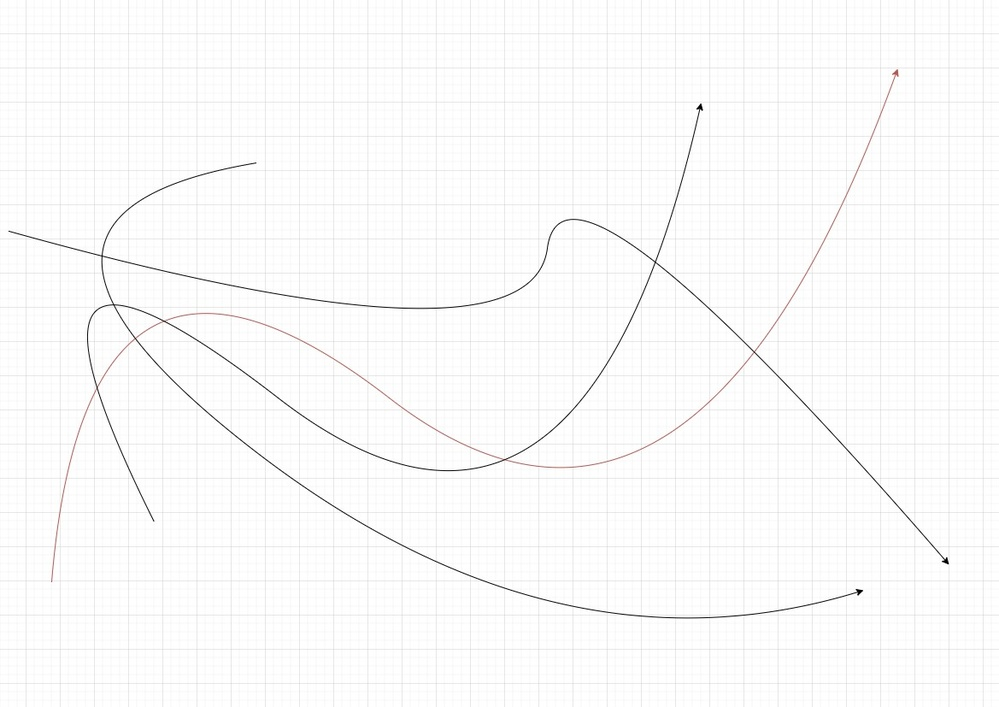
#> input picture exp_others/test2.jpg, 999 x 707 px, shrunk from 1169 x 827 before the run
$ python canny.py
#> lines starting #> are read from the running program, lines starting #| are printed output that depends on the picture; after the words box and inside, x2 and y2 are one past the last pixel; in counts of white or black regions, pixels touching at a corner belong together
import cv2
import cv2.version
import numpy as np
import matplotlib.pylab as plt

# print(cv2.version.opencv_version)

raw_image = cv2.imread("test2.jpg")
#> raw_image is the input picture: shape (707, 999, 3); mean B, G, R 250.8, 250.8, 250.9

gray_image = cv2.cvtColor(raw_image, cv2.COLOR_BGR2GRAY)
value, threshold = cv2.threshold(gray_image, 200, 255, cv2.THRESH_BINARY_INV)
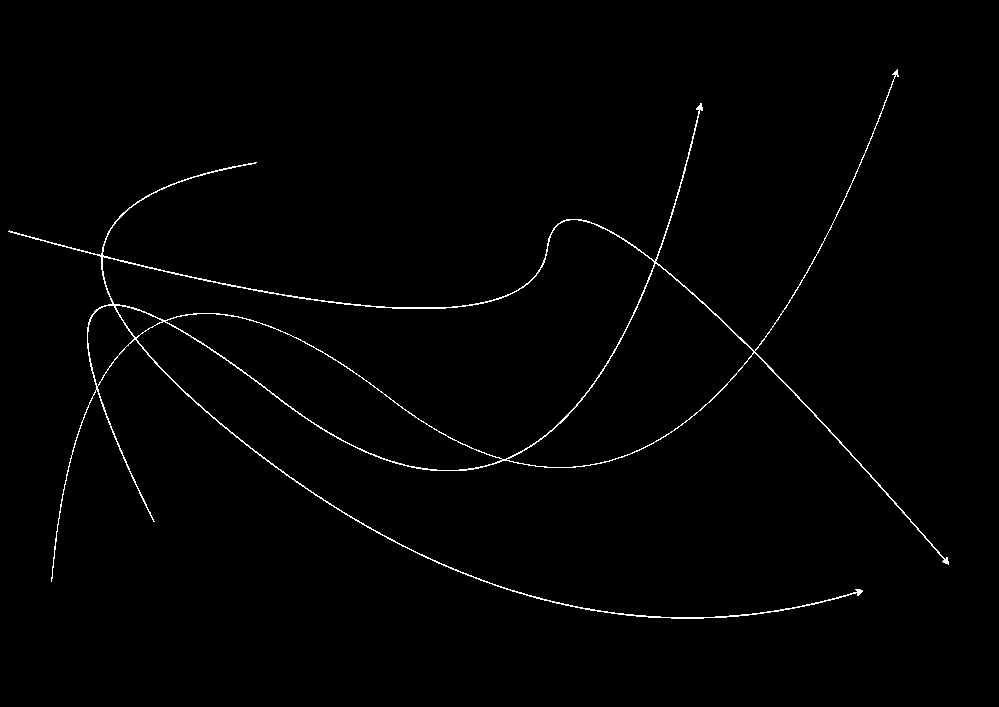
#> threshold: shape (707, 999); 0.99% white in thin lines or dots, all inside (x1, y1, x2, y2) = (8, 69, 949, 619)

edges = cv2.Canny(threshold, 100, 300)
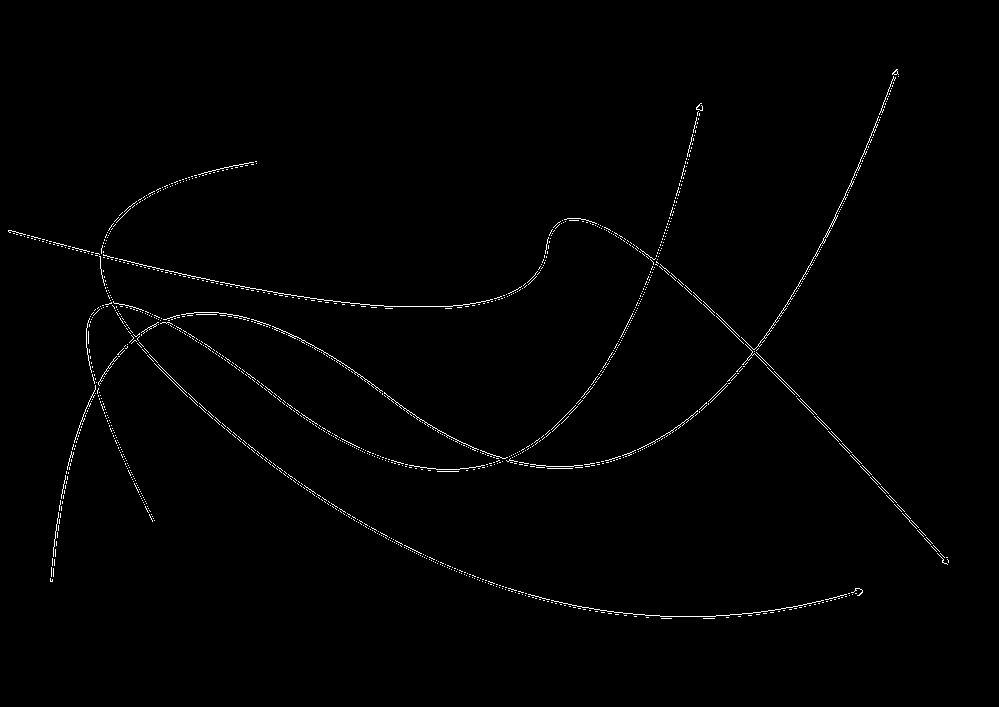
#> edges: shape (707, 999); 0.88% white in thin lines or dots, all inside (x1, y1, x2, y2) = (8, 69, 949, 619)

plt.subplot(121)
plt.title("edges")
plt.imshow(edges, cmap="gray")
plt.xticks([]), plt.yticks([])

plt.subplot(122)
plt.title("threshold image")
plt.imshow(threshold, cmap="gray")
plt.xticks([]), plt.yticks([])

plt.show()
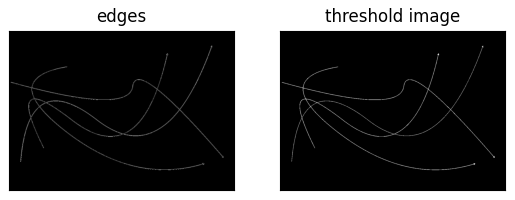
#> figure drawn by matplotlib, 2 panels

$ run again, with exp_others/test3.jpg copied over exp_others/test2.jpg
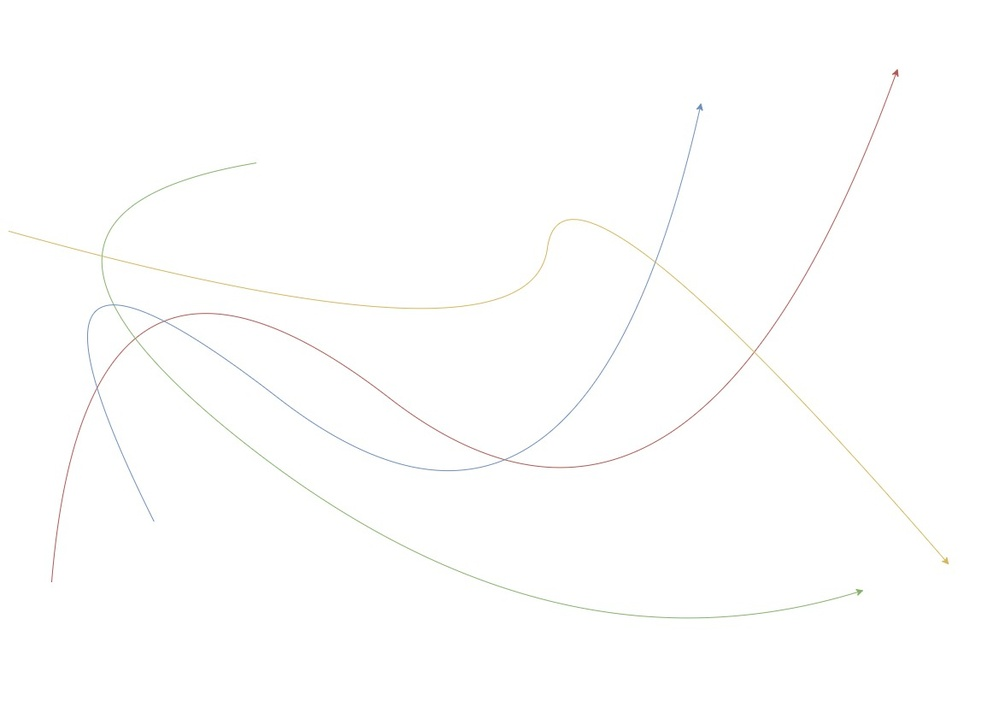
#> input picture exp_others/test3.jpg, 999 x 707 px, shrunk from 1169 x 827 before the run
#> raw_image is the input picture: shape (707, 999, 3); mean B, G, R 254, 254.2, 254.2
#> `value, threshold = cv2.threshold(gray_image, 200, 255, cv2.THRESH_BINA..`:
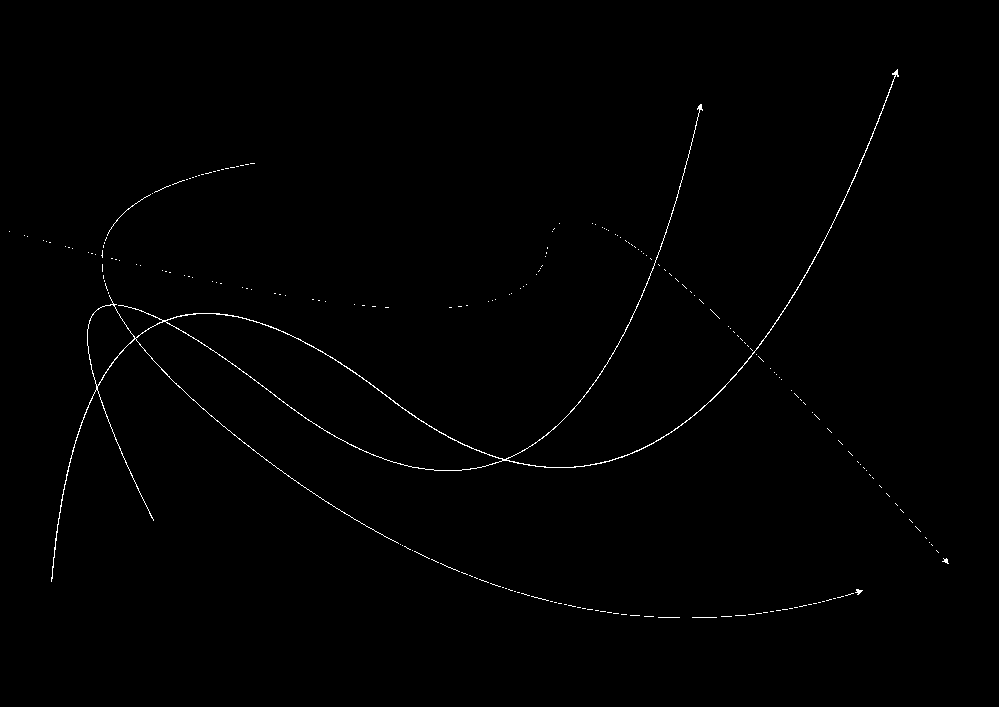
#> threshold: shape (707, 999); 0.55% white in thin lines or dots, all inside (x1, y1, x2, y2) = (9, 69, 949, 618)
#> edges: shape (707, 999); 0.89% white in thin lines or dots, all inside (x1, y1, x2, y2) = (8, 69, 949, 619)
#> `plt.show()`:
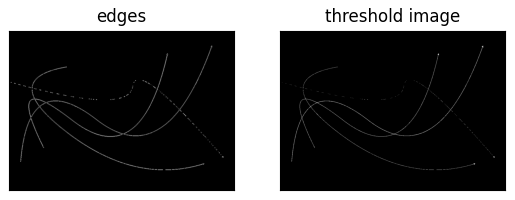
#> figure drawn by matplotlib, 2 panels
